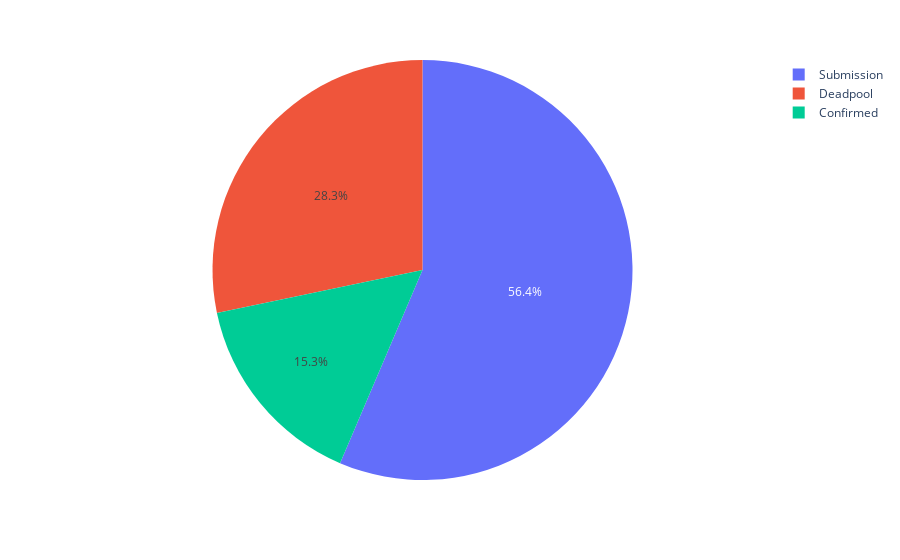

Notebook code cell kept with this figure:
### Code cell
px.pie(memes, names="status")

### Figure 1 — Plotly figure (JSON) as saved in the notebook; plotly's stock layout.template omitted (floating-point values rounded to 4 significant figures; data arrays with more than 128 entries replaced by an {"elided": "..."} marker saying what was removed)
{"data": [{"domain": {"x": [0, 1], "y": [0, 1]}, "hovertemplate": "status=%{label}<extra></extra>", "labels": {"elided": "21451 str values"}, "legendgroup": "", "name": "", "showlegend": true, "type": "pie"}], "layout": {"legend": {"tracegroupgap": 0}, "margin": {"t": 60}}}
